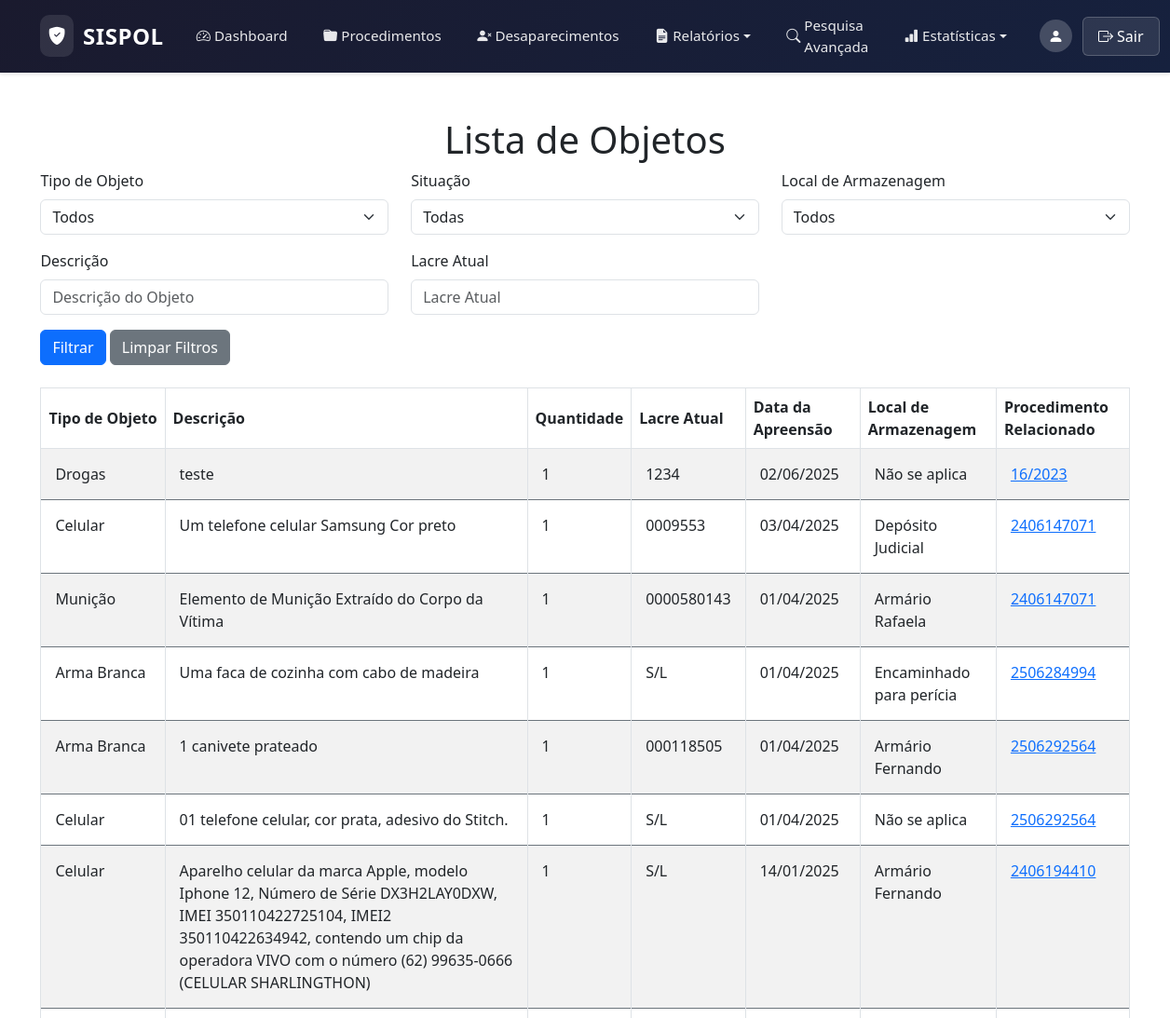
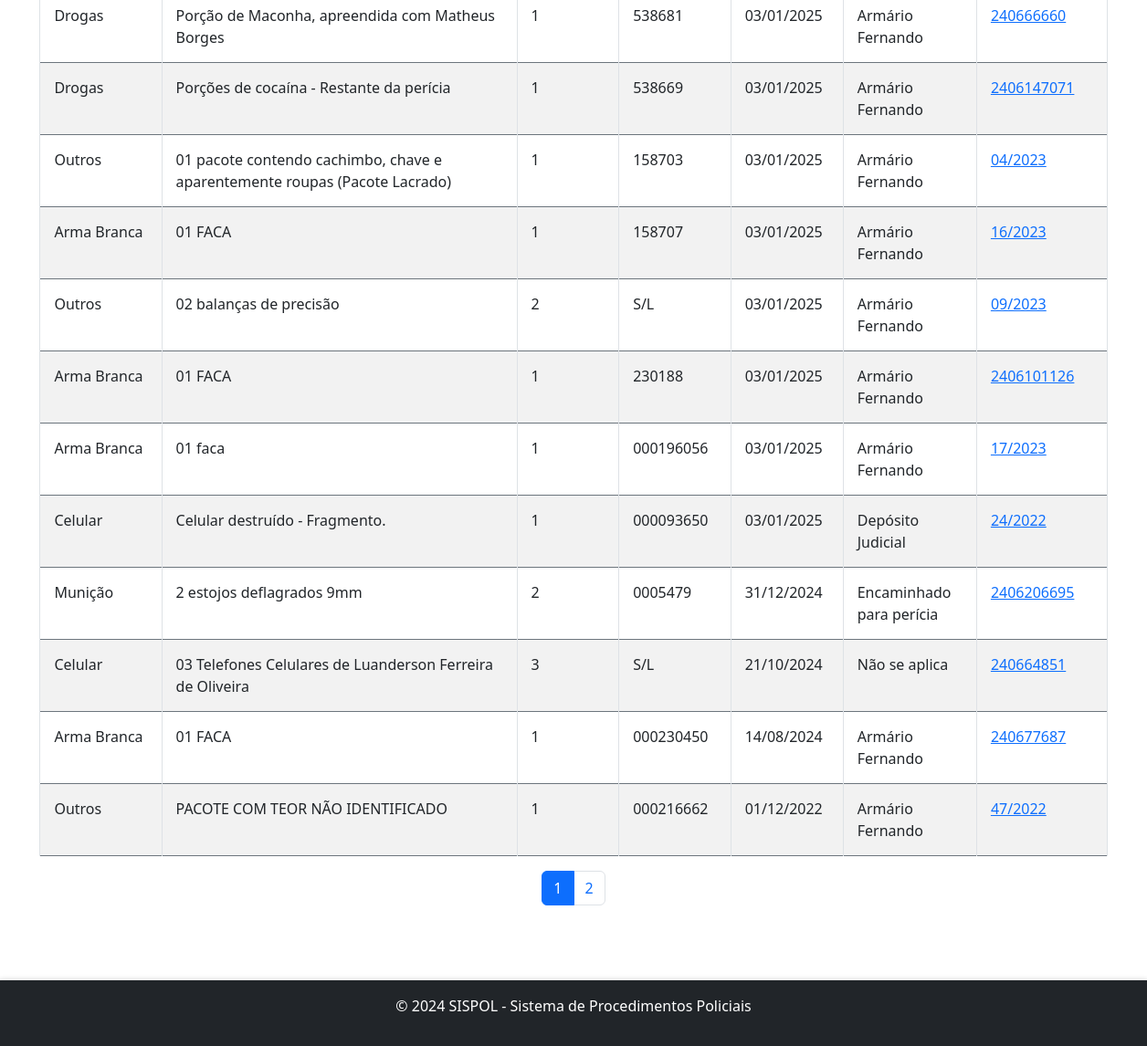
The app's page /public/objetos_bkp.php (signed in) with its own data (2 pictures, top to bottom).
### tables this page shows
CREATE TABLE `Objetos` (
  `ID` int NOT NULL,
  `TipoObjetoID` int NOT NULL,
  `Descricao` text,
  `Quantidade` int NOT NULL,
  `SituacaoID` int DEFAULT NULL,
  `DataApreensao` date NOT NULL,
  `LacreAtual` varchar(255) DEFAULT NULL,
  `LocalArmazenagemID` int DEFAULT NULL,
  `ProcedimentoID` int NOT NULL,
  `UsuarioID` int NOT NULL
);

CREATE TABLE `TiposObjeto` (
  `ID` int NOT NULL,
  `Nome` varchar(255) NOT NULL
);

CREATE TABLE `LocaisArmazenagem` (
  `ID` int NOT NULL,
  `Nome` varchar(255) NOT NULL
);

CREATE TABLE `Procedimentos` (
  `ID` int NOT NULL,
  `SituacaoID` int NOT NULL,
  `TipoID` int NOT NULL,
  `OrigemID` int NOT NULL,
  `NumeroProcedimento` varchar(50) NOT NULL,
  `DataFato` date DEFAULT NULL,
  `DataInstauracao` date DEFAULT NULL,
  `MotivoAparente` text,
  `EscrivaoID` int NOT NULL,
  `DelegadoID` int NOT NULL,
  `DelegaciaID` int NOT NULL,
  `DataCriacao` datetime DEFAULT CURRENT_TIMESTAMP,
  `DataAtualizacao` datetime DEFAULT CURRENT_TIMESTAMP ON UPDATE CURRENT_TIMESTAMP,
  `MeioEmpregadoID` int DEFAULT NULL,
  `Dependente` tinyint(1) NOT NULL DEFAULT '0' COMMENT 'Informa se o crime investigado já é apurado em outro procedimento.',
  `Favorito` tinyint(1) NOT NULL DEFAULT '0'
);

### public/objetos_bkp.php (the view, shortened to what this page needs)
<?php
include '../includes/header.php';
require_once '../config/db.php';
$registrosPorPagina = 20;
$paginaAtual = isset($_GET['pagina']) && is_numeric($_GET['pagina']) ? (int) $_GET['pagina'] : 1;
$offset = ($paginaAtual - 1) * $registrosPorPagina;
$filtros = [
    'tipo_objeto' => $_GET['tipo_objeto'] ?? '',
    'situacao' => $_GET['situacao'] ?? '',
    'local' => $_GET['local'] ?? '',
    'descricao' => $_GET['descricao'] ?? '',
    'lacre' => $_GET['lacre'] ?? '',
];
$queryBase = "
    SELECT
        o.ID AS ObjetoID,
        o.ProcedimentoID AS ProcedimentoID,
        t.Nome AS TipoObjeto,
        o.Descricao,
        o.Quantidade,
        o.LacreAtual,
        o.DataApreensao,
        s.Nome AS Situacao,
        la.Nome AS LocalArmazenagem,
        p.NumeroProcedimento
    FROM Objetos o
    INNER JOIN TiposObjeto t ON o.TipoObjetoID = t.ID
    INNER JOIN SituacoesObjeto s ON o.SituacaoID = s.ID
    INNER JOIN LocaisArmazenagem la ON o.LocalArmazenagemID = la.ID
    LEFT JOIN Procedimentos p ON o.ProcedimentoID = p.ID
    WHERE o.TipoObjetoID != 4
";
$queryCondicoes = "";
$totalQuery = "SELECT COUNT(*) FROM Objetos o WHERE o.TipoObjetoID != 4" . $queryCondicoes;
$stmtTotal = $pdo->prepare($totalQuery);
$stmtTotal->execute();
$totalRegistros = $stmtTotal->fetchColumn();
$queryFinal = $queryBase . $queryCondicoes . " ORDER BY o.DataApreensao DESC LIMIT :limit OFFSET :offset";
$stmt = $pdo->prepare($queryFinal);
$stmt->bindValue(":limit", $registrosPorPagina, PDO::PARAM_INT);
$stmt->bindValue(":offset", $offset, PDO::PARAM_INT);
$stmt->execute();
$objetos = $stmt->fetchAll(PDO::FETCH_ASSOC);
$totalPaginas = ceil($totalRegistros / $registrosPorPagina);
?>
<div class="container mt-5" style="max-width: 95%; margin: 0 auto;">
    <h1 class="text-center">Lista de Objetos</h1>
    <form method="GET" class="mb-4">
        <div class="row">
            <div class="col-md-4 mb-3">
                <label for="tipo_objeto" class="form-label">Tipo de Objeto</label>
                <select name="tipo_objeto" id="tipo_objeto" class="form-select">
                    <option value="">Todos</option>
                </select>
            </div>
            <div class="col-md-4 mb-3">
                <label for="situacao" class="form-label">Situação</label>
                <select name="situacao" id="situacao" class="form-select">
                    <option value="">Todas</option>
                </select>
            </div>
            <div class="col-md-4 mb-3">
                <label for="local" class="form-label">Local de Armazenagem</label>
                <select name="local" id="local" class="form-select">
                    <option value="">Todos</option>
                </select>
            </div>
        </div>
        <div class="row">
            <div class="col-md-4 mb-3">
                <label for="descricao" class="form-label">Descrição</label>
                <input type="text" name="descricao" id="descricao" class="form-control" value="<?= htmlspecialchars($filtros['descricao']) ?>" placeholder="Descrição do Objeto">
            </div>
            <div class="col-md-4 mb-3">
                <label for="lacre" class="form-label">Lacre Atual</label>
                <input type="text" name="lacre" id="lacre" class="form-control" value="<?= htmlspecialchars($filtros['lacre']) ?>" placeholder="Lacre Atual">
            </div>
        </div>
        <button type="submit" class="btn btn-primary">Filtrar</button>
        <a href="objetos.php" class="btn btn-secondary">Limpar Filtros</a>
    </form>
    <table class="table table-bordered table-striped">
        <thead>
            <tr>
                <th style="white-space: nowrap;">Tipo de Objeto</th>
                <th>Descrição</th>
                <th>Quantidade</th>
                <th>Lacre Atual</th>
                <th>Data da Apreensão</th>
                <th>Local de Armazenagem</th>
                <th>Procedimento Relacionado</th>
            </tr>
        </thead>
<tbody>
    <?php if ($objetos): ?>
        <?php foreach ($objetos as $objeto): ?>
            <tr>
                <td><?= htmlspecialchars($objeto['TipoObjeto']) ?></td>
                <td><?= htmlspecialchars($objeto['Descricao']) ?></td>
                <td><?= htmlspecialchars($objeto['Quantidade']) ?></td>
                <td><?= !empty($objeto['LacreAtual']) ? htmlspecialchars($objeto['LacreAtual']) : 'S/L' ?></td>
                <td><?= htmlspecialchars(date('d/m/Y', strtotime($objeto['DataApreensao']))) ?></td>
                <td><?= htmlspecialchars($objeto['LocalArmazenagem']) ?></td>
                <td>
                    <?php if (!empty($objeto['ProcedimentoID'])): ?>
                        <a href="ver_procedimento.php?id=<?= htmlspecialchars($objeto['ProcedimentoID']) ?>">
                            <?= htmlspecialchars($objeto['NumeroProcedimento']) ?>
                        </a>
                    <?php else: ?>
                        Não informado
                    <?php endif; ?>
                </td>
            </tr>
        <?php endforeach; ?>
    <?php else: ?>
        <tr>
            <td colspan="7" class="text-center">Nenhum objeto encontrado.</td>
        </tr>
    <?php endif; ?>
</tbody>
    </table>
    <nav>
        <ul class="pagination justify-content-center">
            <?php for ($i = 1; $i <= $totalPaginas; $i++): ?>
                <li class="page-item <?= $i == $paginaAtual ? 'active' : '' ?>">
                    <a class="page-link" href="?<?= http_build_query(array_merge($_GET, ['pagina' => $i])) ?>">
                        <?= $i ?>
                    </a>
                </li>
            <?php endfor; ?>
        </ul>
    </nav>
</div>
<?php include '../includes/footer.php'; ?>

### assets/css/styles.css (style rules this page uses)
html, body { height: 100%; margin: 0; display: flex; flex-direction: column; }
.table td, .table th { vertical-align: middle; }
.table td { padding: 15px 15px; vertical-align: top; }
.table tbody tr { border-top: 1px solid #6c757d; border-bottom: 1px solid #6c757d; }
.form-select, .form-control { width: 100%; box-sizing: border-box; }

### records on screen
objetos: TipoObjetoID.Nome "Drogas", Descricao "teste", Quantidade "1", LacreAtual "1234", DataApreensao "02/06/2025", LocalArmazenagemID.Nome "Não se aplica", ProcedimentoID.NumeroProcedimento "16/2023"
objetos: TipoObjetoID.Nome "Celular", Descricao "Um telefone celular Samsung Cor preto", Quantidade "1", LacreAtual "0009553", DataApreensao "03/04/2025", LocalArmazenagemID.Nome "Depósito Judicial", ProcedimentoID.NumeroProcedimento "2406147071"
objetos: TipoObjetoID.Nome "Munição", Descricao "Elemento de Munição Extraído do Corpo da Vítima", Quantidade "1", LacreAtual "0000580143", DataApreensao "01/04/2025", LocalArmazenagemID.Nome "Armário Rafaela", ProcedimentoID.NumeroProcedimento "2406147071"
objetos: TipoObjetoID.Nome "Arma Branca", Descricao "Uma faca de cozinha com cabo de madeira", Quantidade "1", LacreAtual "S/L", DataApreensao "01/04/2025", LocalArmazenagemID.Nome "Encaminhado para perícia", ProcedimentoID.NumeroProcedimento "2506284994"
objetos: TipoObjetoID.Nome "Arma Branca", Descricao "1 canivete prateado", Quantidade "1", LacreAtual "000118505", DataApreensao "01/04/2025", LocalArmazenagemID.Nome "Armário Fernando", ProcedimentoID.NumeroProcedimento "2506292564"
objetos: TipoObjetoID.Nome "Celular", Descricao "01 telefone celular, cor prata, adesivo do Stitch.", Quantidade "1", LacreAtual "S/L", DataApreensao "01/04/2025", LocalArmazenagemID.Nome "Não se aplica", ProcedimentoID.NumeroProcedimento "2506292564"
objetos: TipoObjetoID.Nome "Celular", Descricao "Aparelho celular da marca Apple, modelo Iphone 12, Número de Série DX3H2LAY0DXW, IMEI 350110422725104, IMEI2 350110422634942, contendo um chip da operadora VIVO com o número (62) 99635-0666 (CELULAR SHARLINGTHON)", Quantidade "1", LacreAtual "S/L", DataApreensao "14/01/2025", LocalArmazenagemID.Nome "Armário Fernando", ProcedimentoID.NumeroProcedimento "2406194410"
objetos: TipoObjetoID.Nome "Drogas", Descricao "Porção de Maconha, apreendida com Matheus Borges", Quantidade "1", LacreAtual "538681", DataApreensao "03/01/2025", LocalArmazenagemID.Nome "Armário Fernando", ProcedimentoID.NumeroProcedimento "240666660"
objetos: TipoObjetoID.Nome "Drogas", Descricao "Porções de cocaína - Restante da perícia", Quantidade "1", LacreAtual "538669", DataApreensao "03/01/2025", LocalArmazenagemID.Nome "Armário Fernando", ProcedimentoID.NumeroProcedimento "2406147071"
objetos: TipoObjetoID.Nome "Outros", Descricao "01 pacote contendo cachimbo, chave e aparentemente roupas (Pacote Lacrado)", Quantidade "1", LacreAtual "158703", DataApreensao "03/01/2025", LocalArmazenagemID.Nome "Armário Fernando", ProcedimentoID.NumeroProcedimento "04/2023"
objetos: TipoObjetoID.Nome "Arma Branca", Descricao "01 FACA", Quantidade "1", LacreAtual "158707", DataApreensao "03/01/2025", LocalArmazenagemID.Nome "Armário Fernando", ProcedimentoID.NumeroProcedimento "16/2023"
objetos: TipoObjetoID.Nome "Outros", Descricao "02 balanças de precisão", Quantidade "2", LacreAtual "S/L", DataApreensao "03/01/2025", LocalArmazenagemID.Nome "Armário Fernando", ProcedimentoID.NumeroProcedimento "09/2023"
objetos: TipoObjetoID.Nome "Arma Branca", Descricao "01 FACA", Quantidade "1", LacreAtual "230188", DataApreensao "03/01/2025", LocalArmazenagemID.Nome "Armário Fernando", ProcedimentoID.NumeroProcedimento "2406101126"
objetos: TipoObjetoID.Nome "Arma Branca", Descricao "01 faca", Quantidade "1", LacreAtual "000196056", DataApreensao "03/01/2025", LocalArmazenagemID.Nome "Armário Fernando", ProcedimentoID.NumeroProcedimento "17/2023"
objetos: TipoObjetoID.Nome "Celular", Descricao "Celular destruído - Fragmento.", Quantidade "1", LacreAtual "000093650", DataApreensao "03/01/2025", LocalArmazenagemID.Nome "Depósito Judicial", ProcedimentoID.NumeroProcedimento "24/2022"
objetos: TipoObjetoID.Nome "Munição", Descricao "2 estojos deflagrados 9mm", Quantidade "2", LacreAtual "0005479", DataApreensao "31/12/2024", LocalArmazenagemID.Nome "Encaminhado para perícia", ProcedimentoID.NumeroProcedimento "2406206695"
objetos: TipoObjetoID.Nome "Celular", Descricao "03 Telefones Celulares de Luanderson Ferreira de Oliveira", Quantidade "3", LacreAtual "S/L", DataApreensao "21/10/2024", LocalArmazenagemID.Nome "Não se aplica", ProcedimentoID.NumeroProcedimento "240664851"
objetos: TipoObjetoID.Nome "Arma Branca", Descricao "01 FACA", Quantidade "1", LacreAtual "000230450", DataApreensao "14/08/2024", LocalArmazenagemID.Nome "Armário Fernando", ProcedimentoID.NumeroProcedimento "240677687"
objetos: TipoObjetoID.Nome "Outros", Descricao "PACOTE COM TEOR NÃO IDENTIFICADO", Quantidade "1", LacreAtual "000216662", DataApreensao "01/12/2022", LocalArmazenagemID.Nome "Armário Fernando", ProcedimentoID.NumeroProcedimento "47/2022"
